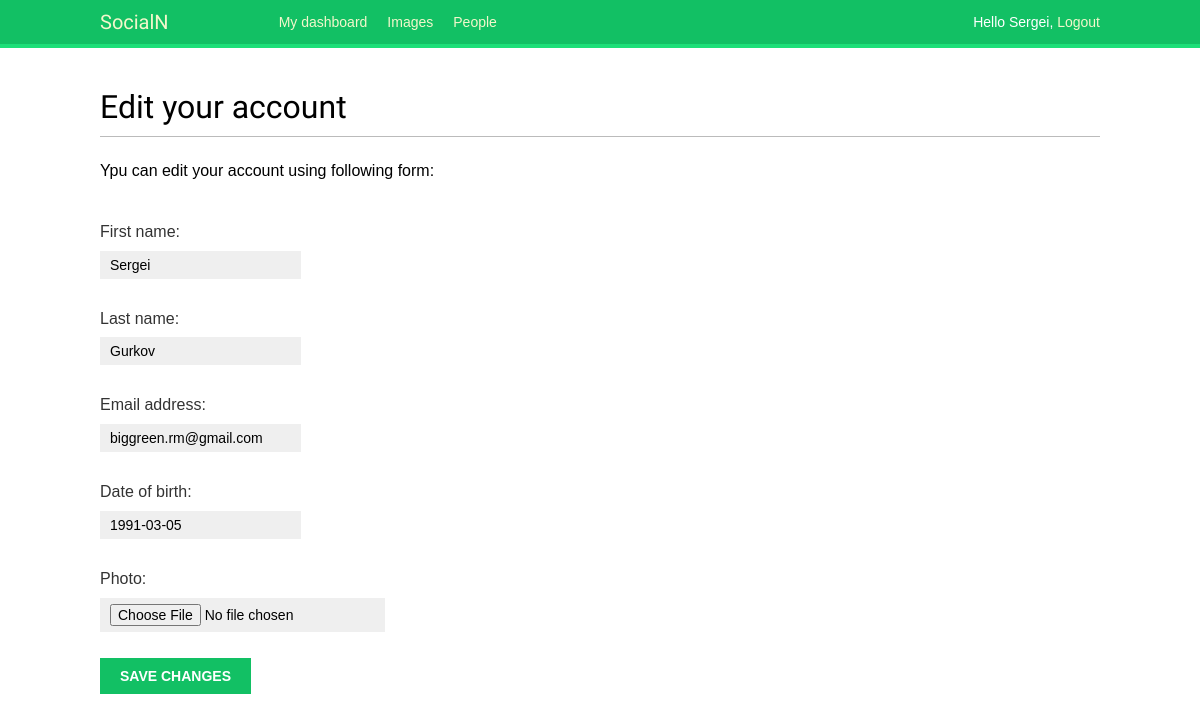
Before: /account/edit/ (signed in) with the older database file.
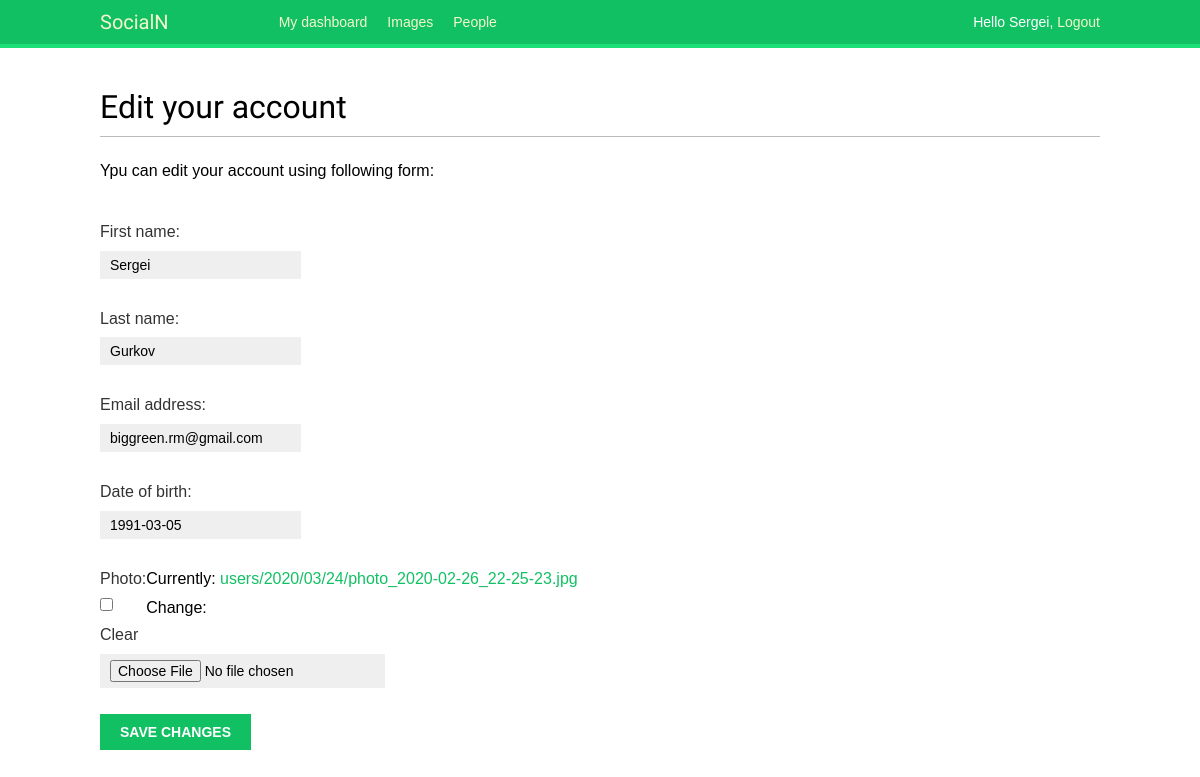
After: the same page with the newer database file.
### account/models.py (models this page shows, shortened)
class Profile(models.Model):
    user = models.OneToOneField(settings.AUTH_USER_MODEL, on_delete=models.CASCADE)
    date_of_birth = models.DateField(blank=True, null=True)
    photo = models.ImageField(upload_to="users/%Y/%m/%d/", blank=True)

### account/views.py (the view)
# urls.py: path("edit/", views.edit_account, name="edit_account"),
@login_required
def edit_account(request):
    if request.method == "POST":
        user_form = UserEditForm(instance=request.user, data=request.POST)
        profile_form = ProfileEditForm(
            instance=request.user.profile, data=request.POST, files=request.FILES
        )
        if user_form.is_valid() and profile_form.is_valid():
            user_form.save()
            profile_form.save()
            messages.success(request, "Your profile updated successfully")
        else:
            messages.error(request, "Error updating your profile")
    else:
        user_form = UserEditForm(instance=request.user)
        profile_form = ProfileEditForm(instance=request.user.profile)
    return render(
        request,
        "account/edit.html",
        {"user_form": user_form,
         "profile_form": profile_form},
    )

### account/forms.py
class UserEditForm(forms.ModelForm):
    class Meta:
        model = User
        fields = ("first_name", "last_name", "email")

class ProfileEditForm(forms.ModelForm):
    class Meta:
        model = Profile
        fields = ("date_of_birth", "photo")

### account/templates/account/edit.html (shortened to what this page needs)
{% extends 'base.html' %}
{% block content %}
<h1>Edit your account</h1>
<p>Ypu can edit your account using following form:</p>
<form action="." method="post" enctype="multipart/form-data">
    {{ user_form.as_p }}
    {{ profile_form.as_p }}
    <p><input type="submit" value="Save changes" </p>
</form>
{% endblock %}

Changed rows visible on the page:
now on this page (row edited): Profile: date_of_birth "1991-03-05"
Other visible differences:
form field as_p: (not shown) → "☐"
form field date_of_birth: "1991-03-05" → (not shown)
text no longer shown: "Date of birth: Photo:"
text now shown: "Date of birth: Photo: Currently: users/2020/03/24/photo_2020-02-26_22-25-23.jpg Clear Change:"
